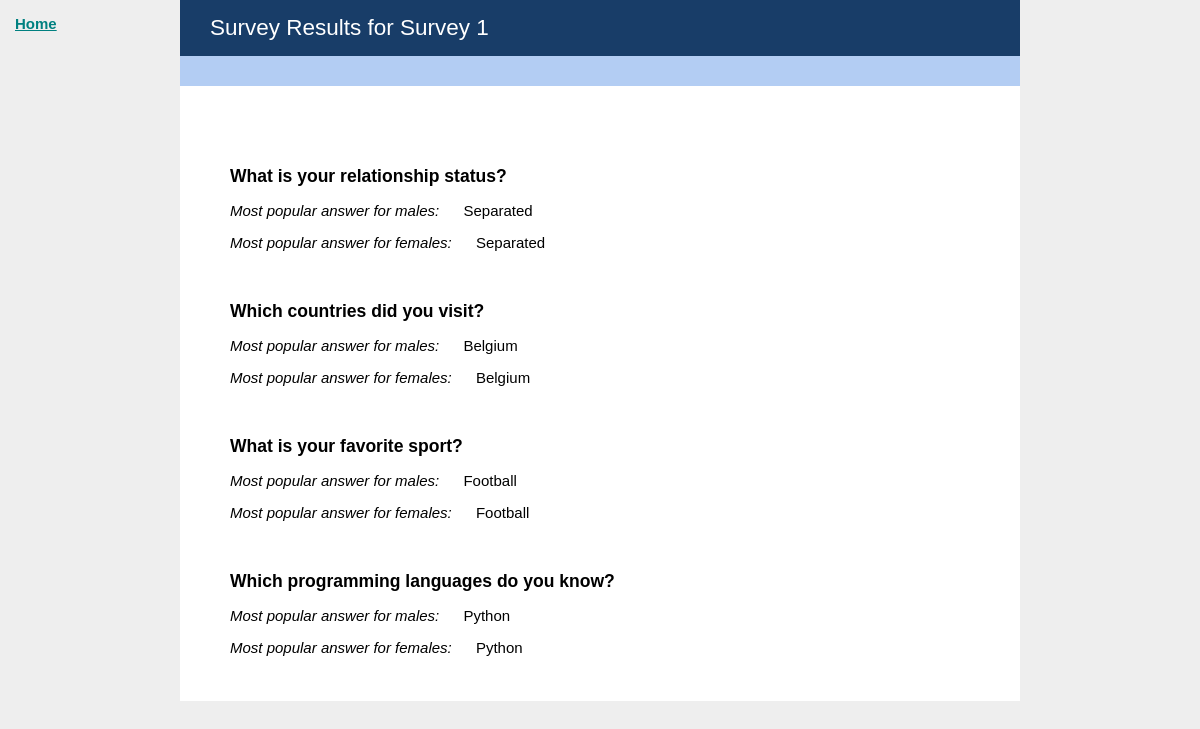
The app's page /results/1/, older data.
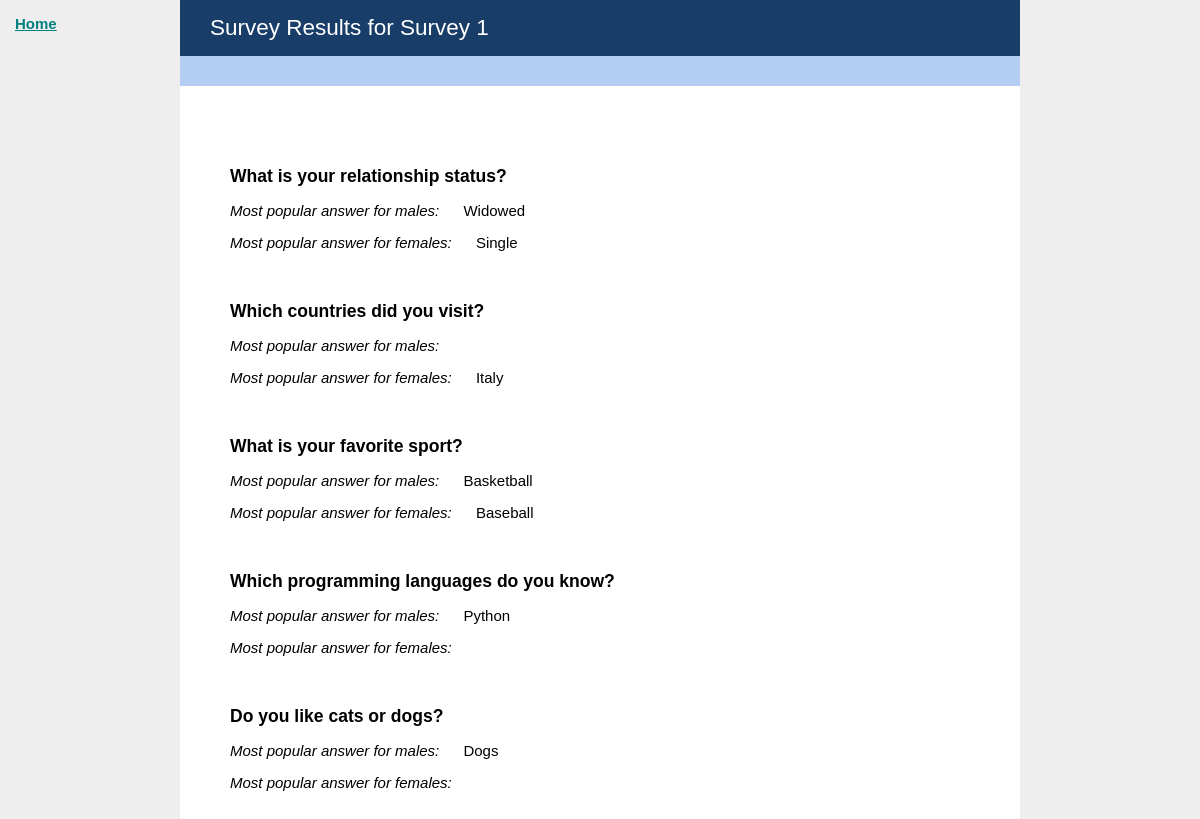
The same page, newer data.
### core/models.py (models this page shows, shortened)
class Survey(models.Model):
    survey_id = models.AutoField(primary_key=True)
    survey_name = models.CharField(max_length=50)

class Question(models.Model):
    question_id = models.AutoField(primary_key=True)
    survey_id = models.ForeignKey('Survey')
    question_type = models.CharField(max_length=20)
    question_order = models.IntegerField()
    question_text = models.CharField(max_length=200, default="Question text.")
    def countAnswers(self, responses):
        counts = responses.values('answer_id').annotate(dcount=Count('answer_id'))
        counter = -1
        results = None
        for each in counts:
            if each['dcount'] >= counter:
                results = each['answer_id']
                counter = each['dcount']
        return Answer.objects.all().filter(answer_id=results)[:1]
    def getMostPopMaleAnswer(self):
        male_responses = Response.objects.filter(answer_id__answer_text='Male').values('response_group_id')
        final_responses = Response.objects.filter(question_id = self.question_id).filter(response_group_id__in=male_responses)
        return self.countAnswers(final_responses)
    def getMostPopFemaleAnswer(self):
        female_responses = Response.objects.filter(answer_id__answer_text='Female').values('response_group_id')
        final_responses = Response.objects.filter(question_id__survey_id=self.survey_id).filter(question_id = self.question_id).filter(response_group_id__in=female_responses)
        return self.countAnswers(final_responses)

class Answer(models.Model):
    answer_id = models.AutoField(primary_key=True)
    question_id = models.ForeignKey('Question')
    answer_text = models.CharField(max_length=200)

### core/views.py (the view)
# urls.py: url(r'^results/(?P<surveyID>[0-9]+)/$', core.views.view_results),
def view_results(request, surveyID):
    survey_obj = Survey.objects.raw('SELECT * FROM core_survey WHERE survey_id =  %s', [surveyID])[0]
    survey_questions = Question.objects.all().filter(survey_id=surveyID).order_by('question_order')
    showPopular = True if survey_obj.survey_id == 1 else False
    return render(request, 'results.html', { 'survey_data': survey_obj, 'survey_questions': survey_questions, 'showPopular':showPopular })

### betterhelp_exercise/templates/results.html (shortened to what this page needs)
{% extends "base.html" %}
{% load core_extras %}
{% block content %}
    <header>
        <h1>Survey Results for {{ survey_data.survey_name}}</h1>
    </header>
    <section>
    {% for question in survey_questions %}
        {% if question.question_text != "What is your gender?" %}
            <h3>{{ question.question_text }}</h3>
            {% if showPopular %}
                <p>
                    <em>Most popular answer for males:</em> {% for answer in question.getMostPopMaleAnswer %} {{answer.answer_text}} {% endfor %}
                </p>
                <p>
                    <em>Most popular answer for females:</em> {% for answer in question.getMostPopFemaleAnswer %} {{answer.answer_text}} {% endfor %}
                </p>
            {% else %}
                <p><em>All responses:</em></p>
                {% for response in question.getResponses %}
                    {{ response }}<br />
                {% endfor %}
            {% endif %}
        {% endif %}
    {% endfor %}
    </section>
{% endblock %}

### betterhelp_exercise/templates/base.html (shortened to what this page needs)
<!DOCTYPE html>
<html lang="en">
<head>
</head>
<body>
    <a id="home" href="/">Home</a>
    <div class="contain">
        {% block content %}{% endblock %}
    </div>
</body>
</html>

### betterhelp_exercise/templates/base.html (style rules this page uses)
* { box-sizing: border-box; }
html { font-size: 100%; overflow-y: scroll; -webkit-text-size-adjust: 100%; -ms-text-size-adjust: 100%; }
body { font-size: 15px; font-family: arial, sans-serif; margin: 0; padding: 0; background-color: #eee; }
header { background-color: #183D68; color: #fff; border-bottom: 30px solid #B3CDF3; }
header h1 { font-weight: 400; padding: 15px 30px; margin: 0; font-size: 1.5em; }
a { color: teal; }
a#home { position: absolute; top: 15px; left: 15px; font-weight: 700; }
.contain { width: 70%; max-width: 1000px; margin: 0 auto; background-color: #fff; }
section { padding: 30px 50px; }
em { margin-right: 20px; }
h3 { margin: 50px 0 0; }

Row changes from the older to the newer data that the page shows:
changed Question "What is your relationship status?": loses Answer (answer_text "Separated"); gains Answer (answer_text "Widowed"); gains Answer (answer_text "Single")
changed Question "Which countries did you visit?": loses Answer (answer_text "Belgium"); gains Answer (answer_text "Italy")
changed Question "What is your favorite sport?": loses Answer (answer_text "Football"); gains Answer (answer_text "Basketball"); gains Answer (answer_text "Baseball")
changed Question "Which programming languages do you know?": loses Answer (answer_text "Python")
added Question: question_text "Do you like cats or dogs?"
added Answer: answer_text "Dogs", shown under "Do you like cats or dogs?"
